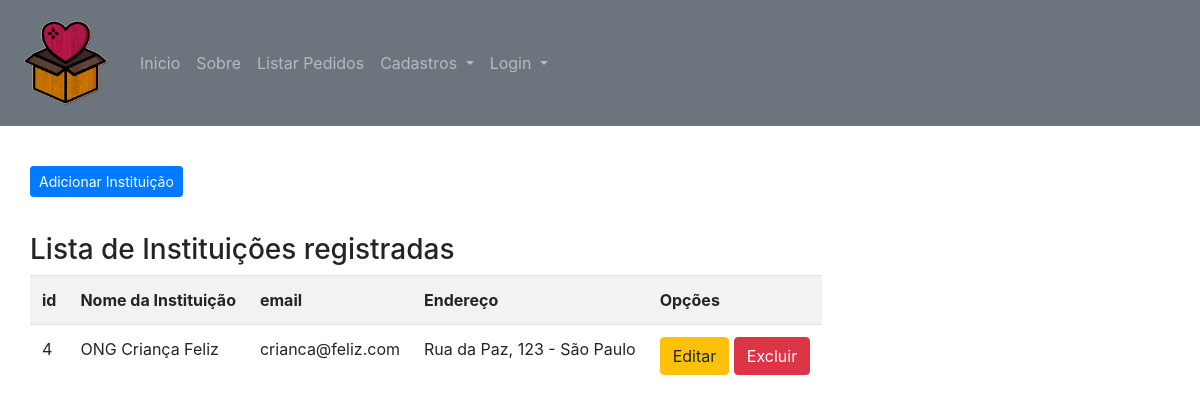
Page /listar/instituicao/ on the earlier database version.
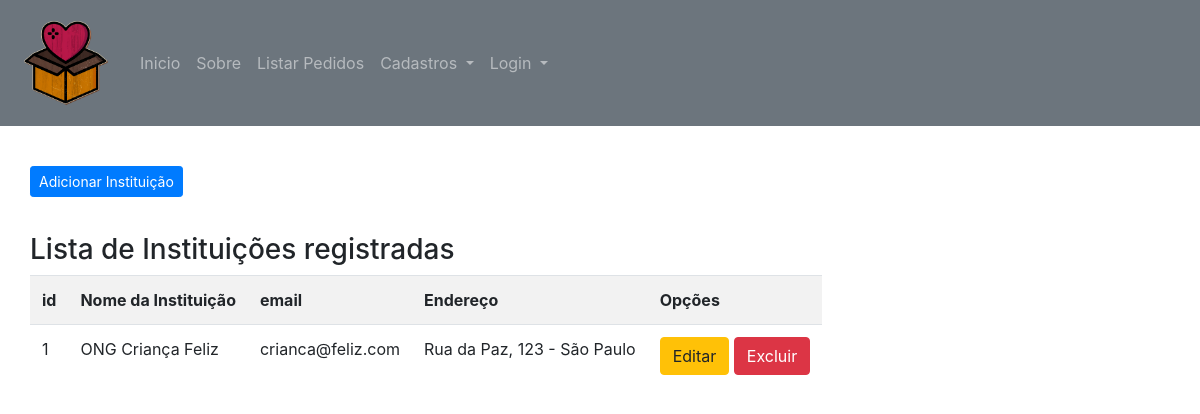
Same page on the later database version.
### doacao/models.py (models this page shows, shortened)
class Instituicao(models.Model):
   nome = models.CharField(max_length = 100, verbose_name="Nome da Instituição")
   email = models.CharField(max_length= 100, verbose_name="e-mail")
   endereco = models.CharField(max_length= 255,verbose_name="Endereço")

### doacao/views.py (the view)
# urls.py: path('listar/instituicao/', Instituicaolist.as_view(), name="listar-instituicao"),
class Instituicaolist(ListView):
   model = Instituicao
   template_name = 'listarinstituicao.html'

### doacao/templates/listarinstituicao.html
{% extends 'base.html' %}
{% load static %}
{% load crispy_forms_tags %}
{% block conteudo %}
<h3>
    <a href="{% url 'cadastrar-instituicao' %}" class="btn btn-primary btn-sm float-left">Adicionar Instituição</a>
    <br>
    <br>
    Lista de Instituições registradas
    <br>
</h3>
<table class="table table-striped">
    <tr>
        <th>id</th>
        <th>Nome da Instituição</th>
        <th>email</th>
        <th>Endereço</th>
        <th>Opções</th>
    </tr>
    {% for instituicao in object_list %}
    <tr>
        <td>{{instituicao.id}}</td>
        <td>{{instituicao.nome}}</td>
        <td>{{instituicao.email}}</td>
        <td>{{instituicao.endereco}}</td>
        <td>
            <a href="{% url 'deletar-instituicao' instituicao.pk %}" class="btn btn-warning">Editar</a>
            <a href="{% url 'deletar-instituicao' instituicao.pk %}" class="btn btn-danger">Excluir</a>
        </td>
    </tr>
    {% empty %}
    <tr>
        <td colspan="3">Nenhuma usuario cadastrada!</td>
    </tr>
    {% endfor %}
</table>
{% endblock %}

Differences in the rows shown:
removed Instituicao: id "4", nome "ONG Criança Feliz", email "crianca@feliz.com", endereco "Rua da Paz, 123 - São Paulo"
added Instituicao: id "1", nome "ONG Criança Feliz", email "crianca@feliz.com", endereco "Rua da Paz, 123 - São Paulo"
